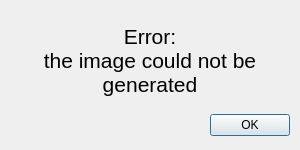
<?xml version="1.0" encoding="UTF-8"?>
<ui version="4.0">
 <class>ErrorDialog</class>
 <widget class="QDialog" name="ErrorDialog">
  <property name="geometry">
   <rect>
    <x>0</x>
    <y>0</y>
    <width>300</width>
    <height>150</height>
   </rect>
  </property>
  <property name="minimumSize">
   <size>
    <width>300</width>
    <height>150</height>
   </size>
  </property>
  <property name="maximumSize">
   <size>
    <width>300</width>
    <height>150</height>
   </size>
  </property>
  <property name="windowTitle">
   <string>Error</string>
  </property>
  <widget class="QLabel" name="errorLabel">
   <property name="geometry">
    <rect>
     <x>10</x>
     <y>10</y>
     <width>280</width>
     <height>100</height>
    </rect>
   </property>
   <property name="font">
    <font>
     <pointsize>16</pointsize>
    </font>
   </property>
   <property name="text">
    <string>Error:
the image could not be generated</string>
   </property>
   <property name="alignment">
    <set>Qt::AlignCenter</set>
   </property>
   <property name="wordWrap">
    <bool>true</bool>
   </property>
  </widget>
  <widget class="QDialogButtonBox" name="error_ok_button">
   <property name="geometry">
    <rect>
     <x>10</x>
     <y>110</y>
     <width>280</width>
     <height>30</height>
    </rect>
   </property>
   <property name="minimumSize">
    <size>
     <width>280</width>
     <height>30</height>
    </size>
   </property>
   <property name="maximumSize">
    <size>
     <width>280</width>
     <height>30</height>
    </size>
   </property>
   <property name="orientation">
    <enum>Qt::Horizontal</enum>
   </property>
   <property name="standardButtons">
    <set>QDialogButtonBox::Ok</set>
   </property>
  </widget>
 </widget>
 <resources/>
 <connections>
  <connection>
   <sender>error_ok_button</sender>
   <signal>accepted()</signal>
   <receiver>ErrorDialog</receiver>
   <slot>accept()</slot>
   <hints>
    <hint type="sourcelabel">
     <x>20</x>
     <y>20</y>
    </hint>
    <hint type="destinationlabel">
     <x>20</x>
     <y>20</y>
    </hint>
   </hints>
  </connection>
 </connections>
</ui>
